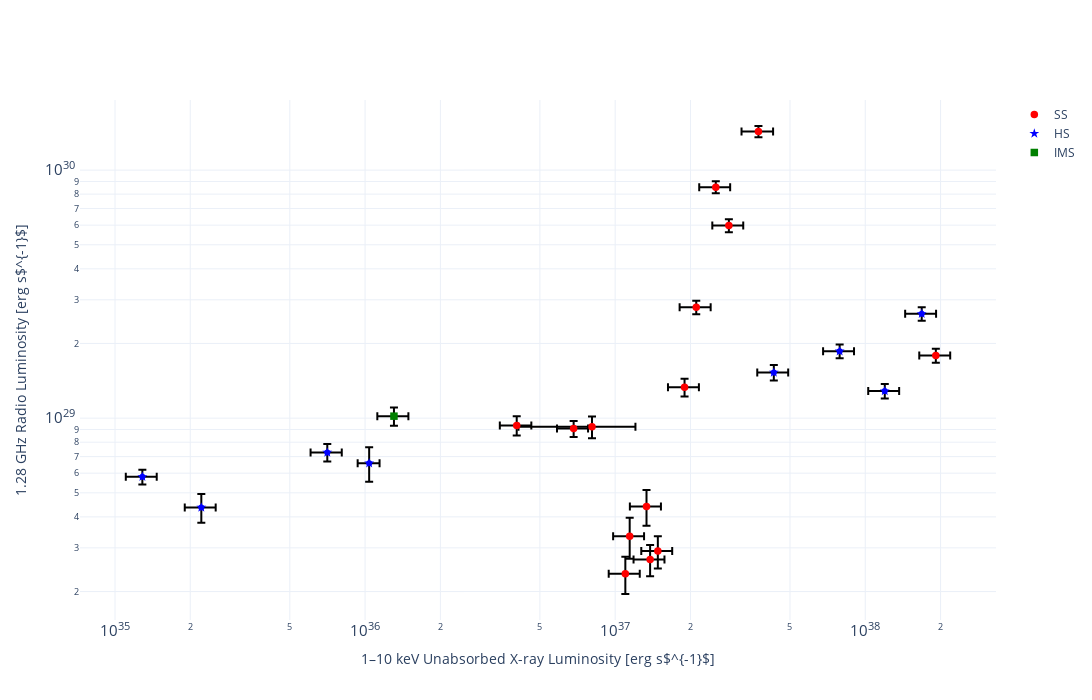

The notebook cell this image was saved under:
### Code cell
plot_Lr_Lx_plotly(paired_data, colourby="state")

### Figure 1 — Plotly figure (JSON) as saved in the notebook; plotly's stock layout.template omitted (floating-point values rounded to 4 significant figures)
{"data": [{"error_x": {"array": [2.708e+37, 2.378e+37, 1.692e+37, 1.117e+37, 6.093e+36, 4.028e+36, 5.396e+36, 3.571e+36, 2.994e+36, 2.678e+36, 9.689e+35, 3.972e+36, 5.819e+35, 1.853e+35, 1.007e+35, 1.819e+34, 3.131e+34, 1.043e+35, 1.559e+36, 1.951e+36, 2.094e+36, 1.896e+36, 1.616e+36], "arrayminus": [2.708e+37, 2.378e+37, 1.692e+37, 1.117e+37, 6.093e+36, 4.028e+36, 5.396e+36, 3.571e+36, 2.994e+36, 2.678e+36, 9.689e+35, 3.972e+36, 5.819e+35, 1.853e+35, 1.007e+35, 1.819e+34, 3.131e+34, 1.043e+35, 1.559e+36, 1.951e+36, 2.094e+36, 1.896e+36, 1.616e+36], "color": "black", "symmetric": false, "type": "data", "visible": true}, "error_y": {"array": [1.177e+28, 1.675e+28, 8.625e+27, 1.181e+28, 1.082e+28, 3.55e+28, 7.537e+28, 4.726e+28, 1.74e+28, 1.104e+28, 6.736e+27, 9.272e+27, 8.327e+27, 8.571e+27, 5.861e+27, 3.976e+27, 5.789e+27, 1.049e+28, 4.044e+27, 3.879e+27, 4.312e+27, 7.236e+27, 6.277e+27], "color": "black", "type": "data", "visible": true}, "hoverinfo": "skip", "marker": {"color": "blue", "size": 0}, "mode": "markers", "showlegend": false, "type": "scatter", "x": [1.915e+38, 1.681e+38, 1.197e+38, 7.899e+37, 4.308e+37, 2.848e+37, 3.74e+37, 2.525e+37, 2.109e+37, 1.894e+37, 6.821e+36, 8.078e+36, 4.039e+36, 1.304e+36, 7.061e+35, 1.287e+35, 2.214e+35, 1.038e+36, 1.098e+37, 1.379e+37, 1.481e+37, 1.334e+37, 1.143e+37], "y": [1.788e+29, 2.635e+29, 1.287e+29, 1.861e+29, 1.528e+29, 5.978e+29, 1.431e+30, 8.536e+29, 2.799e+29, 1.333e+29, 9.076e+28, 9.229e+28, 9.344e+28, 1.019e+29, 7.276e+28, 5.802e+28, 4.366e+28, 6.587e+28, 2.359e+28, 2.692e+28, 2.91e+28, 4.404e+28, 3.339e+28]}, {"marker": {"color": "red", "size": 7.5, "symbol": "circle"}, "mode": "markers", "name": "SS", "type": "scatter", "x": [1.915e+38, 2.848e+37, 3.74e+37, 2.525e+37, 2.109e+37, 1.894e+37, 6.821e+36, 8.078e+36, 4.039e+36, 1.098e+37, 1.379e+37, 1.481e+37, 1.334e+37, 1.143e+37], "y": [1.788e+29, 5.978e+29, 1.431e+30, 8.536e+29, 2.799e+29, 1.333e+29, 9.076e+28, 9.229e+28, 9.344e+28, 2.359e+28, 2.692e+28, 2.91e+28, 4.404e+28, 3.339e+28]}, {"marker": {"color": "blue", "size": 7.5, "symbol": "star"}, "mode": "markers", "name": "HS", "type": "scatter", "x": [1.681e+38, 1.197e+38, 7.899e+37, 4.308e+37, 7.061e+35, 1.287e+35, 2.214e+35, 1.038e+36], "y": [2.635e+29, 1.287e+29, 1.861e+29, 1.528e+29, 7.276e+28, 5.802e+28, 4.366e+28, 6.587e+28]}, {"marker": {"color": "green", "size": 7.5, "symbol": "square"}, "mode": "markers", "name": "IMS", "type": "scatter", "x": [1.304e+36], "y": [1.019e+29]}], "layout": {"height": 700, "width": 1200, "xaxis": {"title": {"text": "1–10 keV Unabsorbed X-ray Luminosity [erg s$^{-1}$]"}, "type": "log"}, "yaxis": {"title": {"text": "1.28 GHz Radio Luminosity [erg s$^{-1}$]"}, "type": "log"}}}
